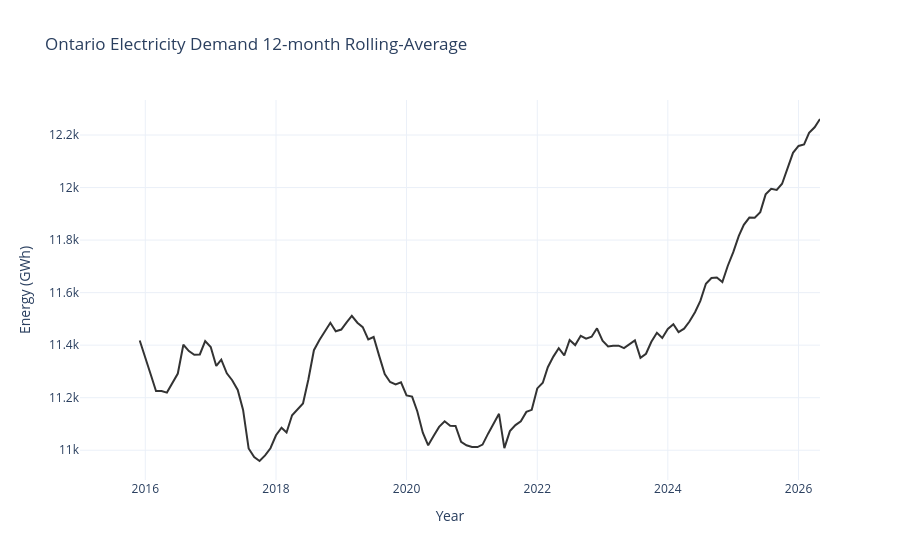

This figure's notebook cell:
### Code cell
# Visualizing the smooth macro trend of Ontario's electricity consumption

line = px.line(
    data_frame=df_demand_roll,
    x='month',
    y='rolling_avg_demand_12m',
    labels={
        'month': 'Year',
        'rolling_avg_demand_12m': 'Energy (GWh)',
    },
    title='Ontario Electricity Demand 12-month Rolling-Average'
)

line.update_traces(
    line_color=GLOBAL_COLOR_PALETTE['Demand'],
    hovertemplate=(
        "<b>%{y:,.2f} GWh</b>"
    )
)

line.update_layout(
    template='plotly_white',
    hovermode='x unified',
)

line.show()

### Figure 1 — Plotly figure (JSON) as saved in the notebook; plotly's stock layout.template omitted (floating-point values rounded to 4 significant figures; data arrays with more than 128 entries replaced by an {"elided": "..."} marker saying what was removed)
{"data": [{"hovertemplate": "<b>%{y:,.2f} GWh</b>", "legendgroup": "", "line": {"color": "#333333", "dash": "solid"}, "marker": {"symbol": "circle"}, "mode": "lines", "name": "", "orientation": "v", "showlegend": false, "x": {"elided": "137 str values"}, "xaxis": "x", "y": {"elided": "137 float values"}, "yaxis": "y", "type": "scatter"}], "layout": {"xaxis": {"anchor": "y", "domain": [0.0, 1.0], "title": {"text": "Year"}}, "yaxis": {"anchor": "x", "domain": [0.0, 1.0], "title": {"text": "Energy (GWh)"}}, "legend": {"tracegroupgap": 0}, "title": {"text": "Ontario Electricity Demand 12-month Rolling-Average"}, "hovermode": "x unified"}}
